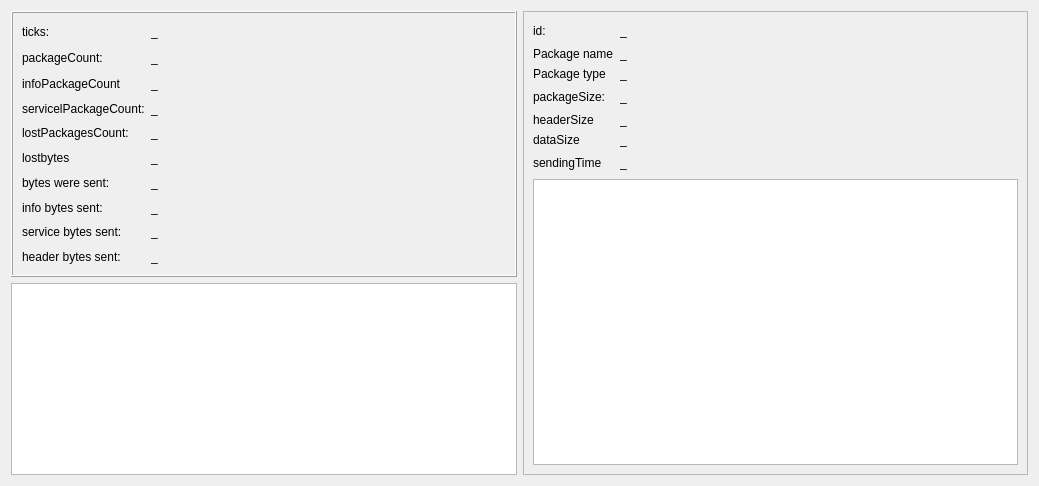
<?xml version="1.0" encoding="UTF-8"?>
<ui version="4.0">
 <class>SimulationDataWidget</class>
 <widget class="QWidget" name="SimulationDataWidget">
  <property name="geometry">
   <rect>
    <x>0</x>
    <y>0</y>
    <width>1039</width>
    <height>486</height>
   </rect>
  </property>
  <property name="sizePolicy">
   <sizepolicy hsizetype="Preferred" vsizetype="Preferred">
    <horstretch>0</horstretch>
    <verstretch>2</verstretch>
   </sizepolicy>
  </property>
  <property name="windowTitle">
   <string>Form</string>
  </property>
  <layout class="QGridLayout" name="gridLayout">
   <item row="1" column="0">
    <widget class="QListView" name="packagesList">
     <property name="lineWidth">
      <number>1</number>
     </property>
     <property name="midLineWidth">
      <number>-1</number>
     </property>
    </widget>
   </item>
   <item row="0" column="2" rowspan="2">
    <widget class="QScrollArea" name="scrollArea">
     <property name="widgetResizable">
      <bool>true</bool>
     </property>
     <widget class="QWidget" name="packageInfo">
      <property name="geometry">
       <rect>
        <x>0</x>
        <y>0</y>
        <width>505</width>
        <height>466</height>
       </rect>
      </property>
      <layout class="QGridLayout" name="gridLayout_2">
       <item row="3" column="1">
        <widget class="QLabel" name="packageSizeLabel">
         <property name="text">
          <string>_</string>
         </property>
        </widget>
       </item>
       <item row="6" column="1">
        <widget class="QLabel" name="sendingTimeLabel">
         <property name="text">
          <string>_</string>
         </property>
        </widget>
       </item>
       <item row="6" column="2">
        <spacer name="horizontalSpacer_4">
         <property name="orientation">
          <enum>Qt::Horizontal</enum>
         </property>
         <property name="sizeHint" stdset="0">
          <size>
           <width>40</width>
           <height>20</height>
          </size>
         </property>
        </spacer>
       </item>
       <item row="6" column="0">
        <widget class="QLabel" name="label_3">
         <property name="text">
          <string>sendingTime</string>
         </property>
        </widget>
       </item>
       <item row="5" column="0">
        <widget class="QLabel" name="label_6">
         <property name="text">
          <string>dataSize</string>
         </property>
        </widget>
       </item>
       <item row="5" column="1">
        <widget class="QLabel" name="dataSizeLabel">
         <property name="text">
          <string>_</string>
         </property>
        </widget>
       </item>
       <item row="0" column="0">
        <widget class="QLabel" name="packagIdLabel">
         <property name="text">
          <string>id:</string>
         </property>
        </widget>
       </item>
       <item row="7" column="0" colspan="3">
        <widget class="QTextEdit" name="packageLog"/>
       </item>
       <item row="3" column="2">
        <spacer name="horizontalSpacer_">
         <property name="orientation">
          <enum>Qt::Horizontal</enum>
         </property>
         <property name="sizeHint" stdset="0">
          <size>
           <width>40</width>
           <height>20</height>
          </size>
         </property>
        </spacer>
       </item>
       <item row="4" column="0">
        <widget class="QLabel" name="label_4">
         <property name="text">
          <string>headerSize</string>
         </property>
        </widget>
       </item>
       <item row="3" column="0">
        <widget class="QLabel" name="size_label">
         <property name="text">
          <string>packageSize:</string>
         </property>
        </widget>
       </item>
       <item row="1" column="0">
        <widget class="QLabel" name="label_8">
         <property name="text">
          <string>Package name</string>
         </property>
        </widget>
       </item>
       <item row="4" column="1">
        <widget class="QLabel" name="headerSizeLabel">
         <property name="text">
          <string>_</string>
         </property>
        </widget>
       </item>
       <item row="0" column="2">
        <spacer name="horizontalSpacer_3">
         <property name="orientation">
          <enum>Qt::Horizontal</enum>
         </property>
         <property name="sizeHint" stdset="0">
          <size>
           <width>40</width>
           <height>20</height>
          </size>
         </property>
        </spacer>
       </item>
       <item row="1" column="1">
        <widget class="QLabel" name="packageNameLabel">
         <property name="text">
          <string>_</string>
         </property>
        </widget>
       </item>
       <item row="0" column="1">
        <widget class="QLabel" name="packageIdLabel">
         <property name="text">
          <string>_</string>
         </property>
        </widget>
       </item>
       <item row="2" column="0">
        <widget class="QLabel" name="label_10">
         <property name="text">
          <string>Package type</string>
         </property>
        </widget>
       </item>
       <item row="2" column="1">
        <widget class="QLabel" name="packageTypeLabel">
         <property name="text">
          <string>_</string>
         </property>
        </widget>
       </item>
      </layout>
     </widget>
    </widget>
   </item>
   <item row="0" column="0">
    <widget class="QFrame" name="simulationInfo">
     <property name="sizePolicy">
      <sizepolicy hsizetype="Preferred" vsizetype="Preferred">
       <horstretch>0</horstretch>
       <verstretch>2</verstretch>
      </sizepolicy>
     </property>
     <property name="frameShape">
      <enum>QFrame::Box</enum>
     </property>
     <property name="frameShadow">
      <enum>QFrame::Raised</enum>
     </property>
     <layout class="QGridLayout" name="gridLayout_3">
      <item row="7" column="0">
       <widget class="QLabel" name="label_9">
        <property name="text">
         <string>info bytes sent:</string>
        </property>
       </widget>
      </item>
      <item row="8" column="0">
       <widget class="QLabel" name="label_14">
        <property name="text">
         <string>service bytes sent:</string>
        </property>
       </widget>
      </item>
      <item row="6" column="0">
       <widget class="QLabel" name="label_7">
        <property name="text">
         <string>bytes were sent:</string>
        </property>
       </widget>
      </item>
      <item row="9" column="1">
       <widget class="QLabel" name="sentHeaderBytes">
        <property name="text">
         <string>_</string>
        </property>
       </widget>
      </item>
      <item row="9" column="0">
       <widget class="QLabel" name="label_13">
        <property name="text">
         <string>header bytes sent:</string>
        </property>
       </widget>
      </item>
      <item row="2" column="1">
       <widget class="QLabel" name="infoPackageCountLabel">
        <property name="text">
         <string>_</string>
        </property>
       </widget>
      </item>
      <item row="4" column="0">
       <widget class="QLabel" name="label_11">
        <property name="text">
         <string>lostPackagesCount:</string>
        </property>
       </widget>
      </item>
      <item row="4" column="1">
       <widget class="QLabel" name="lostPackagesCountLabel">
        <property name="text">
         <string>_</string>
        </property>
       </widget>
      </item>
      <item row="1" column="2">
       <spacer name="horizontalSpacer_2">
        <property name="orientation">
         <enum>Qt::Horizontal</enum>
        </property>
        <property name="sizeHint" stdset="0">
         <size>
          <width>40</width>
          <height>20</height>
         </size>
        </property>
       </spacer>
      </item>
      <item row="0" column="0">
       <widget class="QLabel" name="ticksCountLabel">
        <property name="text">
         <string>ticks:</string>
        </property>
       </widget>
      </item>
      <item row="1" column="1">
       <widget class="QLabel" name="packageCountLabel">
        <property name="text">
         <string>_</string>
        </property>
       </widget>
      </item>
      <item row="8" column="1">
       <widget class="QLabel" name="sentServiceBytesLabel">
        <property name="text">
         <string>_</string>
        </property>
       </widget>
      </item>
      <item row="2" column="0">
       <widget class="QLabel" name="label_2">
        <property name="text">
         <string>infoPackageCount</string>
        </property>
       </widget>
      </item>
      <item row="0" column="1">
       <widget class="QLabel" name="ticksCount">
        <property name="text">
         <string>_</string>
        </property>
       </widget>
      </item>
      <item row="1" column="0">
       <widget class="QLabel" name="label">
        <property name="text">
         <string>packageCount:</string>
        </property>
       </widget>
      </item>
      <item row="3" column="1">
       <widget class="QLabel" name="servicePackageCountLabel">
        <property name="text">
         <string>_</string>
        </property>
       </widget>
      </item>
      <item row="3" column="0">
       <widget class="QLabel" name="label_5">
        <property name="text">
         <string>servicelPackageCount:</string>
        </property>
       </widget>
      </item>
      <item row="0" column="2">
       <spacer name="horizontalSpacer">
        <property name="orientation">
         <enum>Qt::Horizontal</enum>
        </property>
        <property name="sizeHint" stdset="0">
         <size>
          <width>40</width>
          <height>20</height>
         </size>
        </property>
       </spacer>
      </item>
      <item row="7" column="1">
       <widget class="QLabel" name="sentInfoBytesLabel">
        <property name="text">
         <string>_</string>
        </property>
       </widget>
      </item>
      <item row="6" column="1">
       <widget class="QLabel" name="sentBytesLabel">
        <property name="text">
         <string>_</string>
        </property>
       </widget>
      </item>
      <item row="5" column="0">
       <widget class="QLabel" name="label_12">
        <property name="text">
         <string>lostbytes</string>
        </property>
       </widget>
      </item>
      <item row="5" column="1">
       <widget class="QLabel" name="lostBytesLabel">
        <property name="text">
         <string>_</string>
        </property>
       </widget>
      </item>
     </layout>
    </widget>
   </item>
  </layout>
 </widget>
 <resources/>
 <connections/>
</ui>
